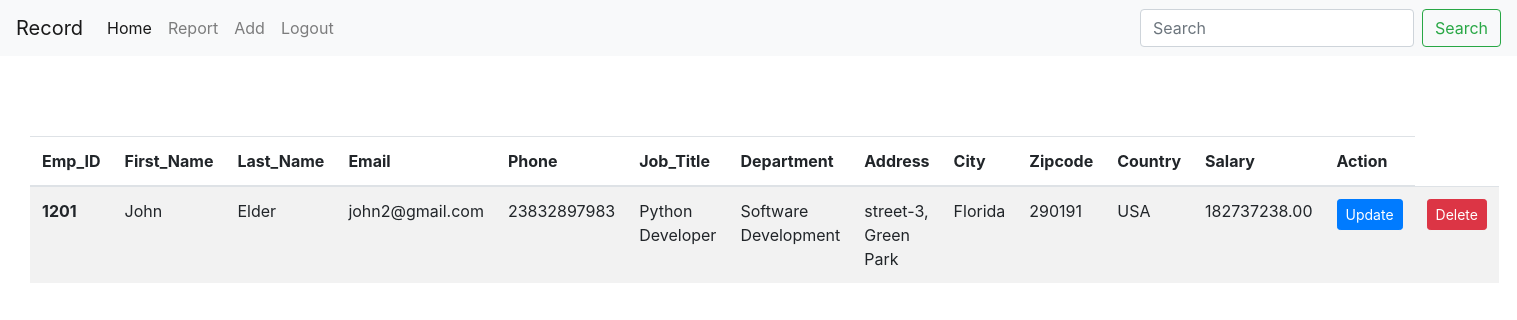
The page /record/ (signed in) on the database as committed earlier.
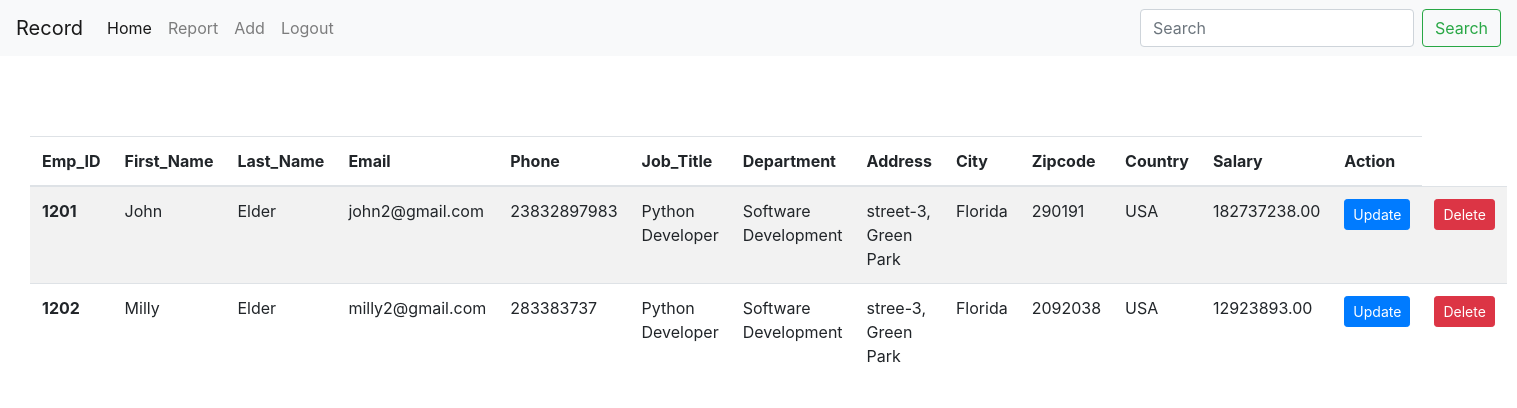
The same page on the database as committed later.
### form/models.py (models this page shows, shortened)
class Emp(models.Model):
    author = models.ForeignKey(User, null=True, on_delete=models.CASCADE)
    Emp_ID = models.IntegerField()
    First_Name = models.CharField(max_length=50)
    Last_Name = models.CharField(max_length=50)
    Email = models.EmailField()
    Phone = models.CharField(max_length=11)
    Job_Title = models.CharField(max_length=100)
    Department = models.CharField(max_length=100)
    Address = models.CharField(max_length=100)
    City = models.CharField(max_length=100)
    Zipcode = models.CharField(max_length=100)
    Country = models.CharField(max_length=100)
    Salary = models.DecimalField(decimal_places=2, max_digits=15)
    slug = models.SlugField(blank=True, unique=True)
    class Meta:
        verbose_name_plural = "Record"

### form/views.py (the view)
# urls.py: path("record/", views.record, name="report"),
def record(request):
    report = Emp.objects.filter(author=request.user)
    context = {'report': report}
    return render(request, "record.html", context)

### templates/record.html (shortened to what this page needs)
{% extends 'nav.html' %}
{% load static %}
{% block cont %}
  <div style="margin-right: 30px; margin-left: 30px; margin-top: 80px;">
    <table class="table table-striped">
      <thead>
        <tr>
          <th scope="col">Emp_ID</th>
          <th scope="col">First_Name</th>
          <th scope="col">Last_Name</th>
          <th scope="col">Email</th>
          <th scope="col">Phone</th>
          <th scope="col">Job_Title</th>
          <th scope="col">Department</th>
          <th scope="col">Address</th>
          <th scope="col">City</th>
          <th scope="col">Zipcode</th>
          <th scope="col">Country</th>
          <th scope="col">Salary</th>
          <th scope="col">Action</th>
        </tr>
      </thead>
      <tbody>
        {% for rep in report %}
        <tr>
          <th scope="row">{{rep.Emp_ID}}</th>
          <td>{{rep.First_Name}}</td>
          <td>{{rep.Last_Name}}</td>
          <td>{{rep.Email}}</td>
          <td>{{rep.Phone}}</td>
          <td>{{rep.Job_Title}}</td>
          <td>{{rep.Department}}</td>
          <td>{{rep.Address}}</td>
          <td>{{rep.City}}</td>
          <td>{{rep.Zipcode}}</td>
          <td>{{rep.Country}}</td>
          <td>{{rep.Salary}}</td>
          <td><a class="btn btn-sm btn-primary" href="{% url 'record:edit' rep.slug %}">Update</a></td>
          <td><a class="btn btn-sm btn-danger" href="{% url 'record:delete' rep.slug %}">Delete</a></td>
        </tr>
        {% endfor %}
      </tbody>
    </table>
  </div>
{% endblock %}

### templates/nav.html (shortened to what this page needs)
<!DOCTYPE html>
<html lang="en">
  <head>
    <link rel="stylesheet" href="https://stackpath.bootstrapcdn.com/bootstrap/4.1.3/css/bootstrap.min.css">
  </head>
  <body>
    <nav class="navbar navbar-expand-lg navbar-light bg-light">
      <a class="navbar-brand" href="{% url 'record:home' %}">Record</a>
      <div class="collapse navbar-collapse" id="navbarSupportedContent">
        <ul class="navbar-nav mr-auto">
        {% if user.is_authenticated %}
          <li class="nav-item active">
            <a class="nav-link" href="{% url 'record:home' %}">Home <span class="sr-only">(current)</span></a>
          </li>
          <li class="nav-item">
            <a class="nav-link" href="{% url 'record:report' %}">Report</a>
          </li>
          <li class="nav-item">
            <a class="nav-link" href="{% url 'record:add' %}">Add</a>
          </li>
          <li class="nav-item">
            <a class="nav-link" href="{% url 'record:logout' %}">Logout</a>
          </li>
        {% endif %}
        </ul>
        <form class="form-inline my-2 my-lg-0">
          <input class="form-control mr-sm-2" type="search" placeholder="Search" aria-label="Search">
          <button class="btn btn-outline-success my-2 my-sm-0" type="submit">Search</button>
        </form>
      </div>
    </nav>
    {% block cont %} {% endblock %}
  </body>
</html>

Rows that differ between the two databases and show on the page:
added Emp: Emp_ID "1202", First_Name "Milly", Last_Name "Elder", Email "milly2@gmail.com", Phone "283383737", Job_Title "Python Developer", Department "Software Development", Address "stree-3, Green Park", City "Florida", Zipcode "2092038", Country "USA", Salary "12923893.00"
